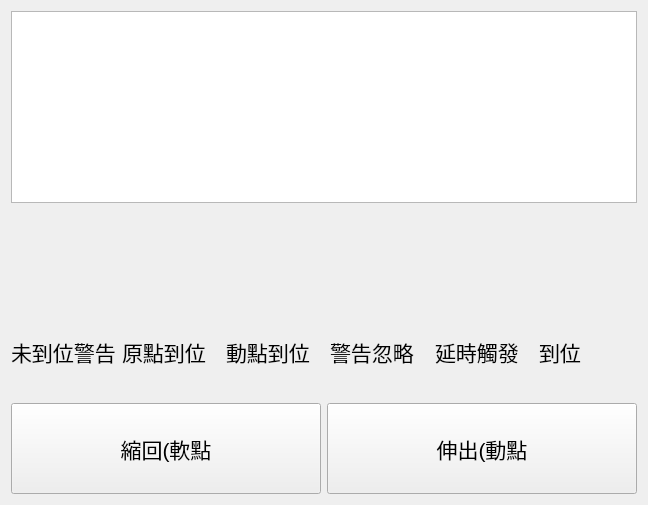
<?xml version="1.0" encoding="UTF-8"?>
<ui version="4.0">
 <class>FrontCylinderPanel</class>
 <widget class="QWidget" name="FrontCylinderPanel">
  <property name="geometry">
   <rect>
    <x>0</x>
    <y>0</y>
    <width>648</width>
    <height>505</height>
   </rect>
  </property>
  <property name="maximumSize">
   <size>
    <width>16777215</width>
    <height>910</height>
   </size>
  </property>
  <property name="font">
   <font>
    <pointsize>16</pointsize>
   </font>
  </property>
  <property name="windowTitle">
   <string>Form</string>
  </property>
  <layout class="QGridLayout" name="gridLayout_3">
   <item row="2" column="0">
    <layout class="QGridLayout" name="gridLayout">
     <item row="0" column="0">
      <widget class="QLabel" name="labelWarn">
       <property name="sizePolicy">
        <sizepolicy hsizetype="Preferred" vsizetype="Preferred">
         <horstretch>0</horstretch>
         <verstretch>0</verstretch>
        </sizepolicy>
       </property>
       <property name="text">
        <string>未到位警告</string>
       </property>
      </widget>
     </item>
     <item row="0" column="1">
      <widget class="QLabel" name="labelMonA">
       <property name="sizePolicy">
        <sizepolicy hsizetype="Preferred" vsizetype="Preferred">
         <horstretch>0</horstretch>
         <verstretch>0</verstretch>
        </sizepolicy>
       </property>
       <property name="text">
        <string>原點到位</string>
       </property>
      </widget>
     </item>
     <item row="0" column="2">
      <widget class="QLabel" name="labelMonB">
       <property name="sizePolicy">
        <sizepolicy hsizetype="Preferred" vsizetype="Preferred">
         <horstretch>0</horstretch>
         <verstretch>0</verstretch>
        </sizepolicy>
       </property>
       <property name="text">
        <string>動點到位</string>
       </property>
      </widget>
     </item>
     <item row="0" column="3">
      <widget class="QLabel" name="labelSuppress">
       <property name="sizePolicy">
        <sizepolicy hsizetype="Preferred" vsizetype="Preferred">
         <horstretch>0</horstretch>
         <verstretch>0</verstretch>
        </sizepolicy>
       </property>
       <property name="text">
        <string>警告忽略</string>
       </property>
      </widget>
     </item>
     <item row="0" column="4">
      <widget class="QLabel" name="labelTimeon">
       <property name="sizePolicy">
        <sizepolicy hsizetype="Preferred" vsizetype="Preferred">
         <horstretch>0</horstretch>
         <verstretch>0</verstretch>
        </sizepolicy>
       </property>
       <property name="text">
        <string>延時觸發</string>
       </property>
      </widget>
     </item>
     <item row="0" column="5">
      <widget class="QLabel" name="labelDone">
       <property name="sizePolicy">
        <sizepolicy hsizetype="Preferred" vsizetype="Preferred">
         <horstretch>0</horstretch>
         <verstretch>0</verstretch>
        </sizepolicy>
       </property>
       <property name="text">
        <string>到位</string>
       </property>
      </widget>
     </item>
    </layout>
   </item>
   <item row="0" column="0">
    <widget class="TableViewFeature" name="tableViewCylinder">
     <property name="sizePolicy">
      <sizepolicy hsizetype="Preferred" vsizetype="Preferred">
       <horstretch>0</horstretch>
       <verstretch>0</verstretch>
      </sizepolicy>
     </property>
     <property name="minimumSize">
      <size>
       <width>0</width>
       <height>0</height>
      </size>
     </property>
     <property name="font">
      <font>
       <family>MS Shell Dlg 2</family>
       <pointsize>12</pointsize>
      </font>
     </property>
     <property name="editTriggers">
      <set>QAbstractItemView::DoubleClicked</set>
     </property>
     <property name="selectionMode">
      <enum>QAbstractItemView::SingleSelection</enum>
     </property>
     <attribute name="verticalHeaderVisible">
      <bool>false</bool>
     </attribute>
    </widget>
   </item>
   <item row="3" column="0">
    <layout class="QGridLayout" name="gridLayout_2">
     <item row="0" column="0">
      <widget class="QPushButton" name="pushButtonGoA">
       <property name="sizePolicy">
        <sizepolicy hsizetype="Preferred" vsizetype="Preferred">
         <horstretch>0</horstretch>
         <verstretch>0</verstretch>
        </sizepolicy>
       </property>
       <property name="minimumSize">
        <size>
         <width>0</width>
         <height>0</height>
        </size>
       </property>
       <property name="maximumSize">
        <size>
         <width>16777215</width>
         <height>120</height>
        </size>
       </property>
       <property name="text">
        <string>縮回(軟點</string>
       </property>
      </widget>
     </item>
     <item row="0" column="1">
      <widget class="QPushButton" name="pushButtonGoB">
       <property name="sizePolicy">
        <sizepolicy hsizetype="Preferred" vsizetype="Preferred">
         <horstretch>0</horstretch>
         <verstretch>0</verstretch>
        </sizepolicy>
       </property>
       <property name="minimumSize">
        <size>
         <width>0</width>
         <height>0</height>
        </size>
       </property>
       <property name="maximumSize">
        <size>
         <width>16777215</width>
         <height>100</height>
        </size>
       </property>
       <property name="text">
        <string>伸出(動點</string>
       </property>
      </widget>
     </item>
    </layout>
   </item>
   <item row="1" column="0">
    <widget class="FrontSingleFilter" name="widgetFilter" native="true"/>
   </item>
  </layout>
 </widget>
 <customwidgets>
  <customwidget>
   <class>FrontSingleFilter</class>
   <extends>QWidget</extends>
   <header>frontsinglefilter.h</header>
   <container>1</container>
  </customwidget>
  <customwidget>
   <class>TableViewFeature</class>
   <extends>QTableView</extends>
   <header>tableviewfeature.h</header>
  </customwidget>
 </customwidgets>
 <resources/>
 <connections/>
</ui>
